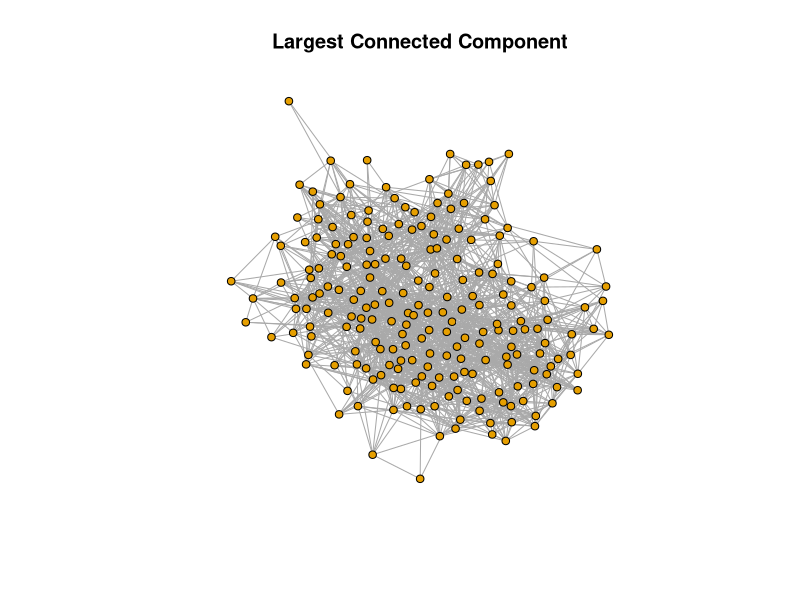

Write R code to recreate this figure.
# Repeat the experiment in the previous question, but now generate
# 50 Watts-Strogatz small world models, with the same number of
# nodes as the original network and setting k = 16 and p = 0.1.

library(here)
library(igraph)

# Reading the data and building the graph 
edges <- read.table("data.txt", header=FALSE)
nodes <- unique(c(edges$V1, edges$V2))
node_map <- setNames(seq_along(nodes), nodes)
edges_mapped <- as.data.frame(lapply(edges, function(col) node_map[as.character(col)]))
g <- graph_from_edgelist(as.matrix(edges_mapped), directed=FALSE)

# Solution 

# Largest component
cl <- clusters(g)
giant <- induced_subgraph(g, which(cl$membership == which.max(cl$csize)))
n <- vcount(giant)

# Observed stats
obs_clustering <- transitivity(giant, type="global")
obs_path <- average.path.length(giant)

# Watts-Strogatz null models
ws_clustering <- numeric(50)
ws_path <- numeric(50)
set.seed(42)
for (i in 1:50) {
  ws_g <- sample_smallworld(dim=1, size=n, nei=8, p=0.1) # k=16 -> nei=8
  comps <- clusters(ws_g)
  largest <- induced_subgraph(ws_g, which(comps$membership == which.max(comps$csize)))
  ws_clustering[i] <- transitivity(largest, type="global")
  ws_path[i] <- average.path.length(largest)
}

# Z-scores
mean_clust <- mean(ws_clustering)
sd_clust <- sd(ws_clustering)
z_clust <- (obs_clustering - mean_clust) / sd_clust

mean_path <- mean(ws_path)
sd_path <- sd(ws_path)
z_path <- (obs_path - mean_path) / sd_path

cat(sprintf("Observed clustering: %.4f\n", obs_clustering))
cat(sprintf("WS mean clustering: %.4f, SD: %.4f, z-score: %.2f\n", mean_clust, sd_clust, z_clust))
cat(sprintf("Observed avg path: %.4f\n", obs_path))
cat(sprintf("WS mean avg path: %.4f, SD: %.4f, z-score: %.2f\n", mean_path, sd_path, z_path))

################################################################################
# Optional 
# Plotting the graph
plot(
  giant,
  vertex.size = 4,
  vertex.label = NA,
  edge.arrow.size = 0.3,
  main = "Largest Connected Component"
)
################################################################################
